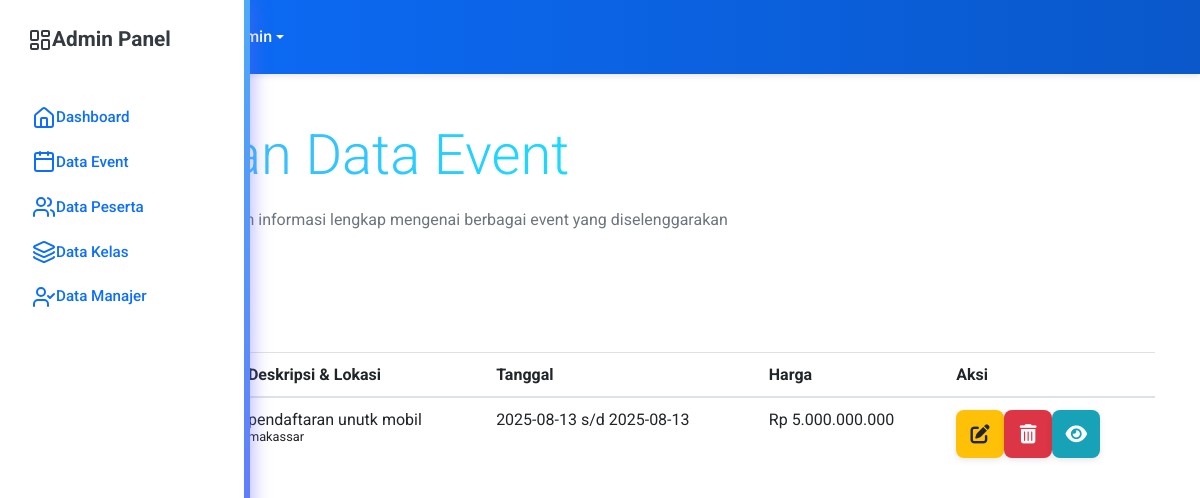
The page /admin/data_event.php on the database its author committed.
### tables this page shows
CREATE TABLE `event` (
  `id_event` int(11) NOT NULL,
  `judul_event` varchar(255) NOT NULL,
  `deskripsi_event` text NOT NULL,
  `tanggal_mulai` date NOT NULL,
  `tanggal_selesai` date NOT NULL,
  `lokasi_event` varchar(255) NOT NULL,
  `poster_path` varchar(255) NOT NULL,
  `created_at` timestamp NOT NULL DEFAULT current_timestamp(),
  `harga_event` bigint(20) NOT NULL
);

### admin/data_event.php (the view, shortened to what this page needs)
<?php
include 'templates/header.php';
include 'templates/sidebar.php';
$events = mysqli_fetch_all(
    mysqli_query($db, "SELECT * FROM event ORDER BY created_at DESC"),
    MYSQLI_ASSOC
);
?>
<div class="content">
    <div class="container">
        <section class="py-5 px-4" style="max-width: 800px;">
            <h1 class="display-4 fw-bold text-gradient"
                style="background: linear-gradient(90deg, #4facfe, #00f2fe); -webkit-background-clip: text; color: transparent;">
            </h1>
            <p class="mt-3 fs-5 text-muted" style="line-height: 1.8;">
                Halaman ini menampilkan informasi lengkap mengenai berbagai event yang diselenggarakan
            </p>
        </section>
        <div class="mb-3">
            <a href="tambah_event.php">
            <button type="button" class="btn btn-primary shadow-sm">
            </button>
            </a>
        </div>
        <div class="table-responsive">
            <table class="table custom-table">
                <thead>
                    <tr>
                        <th>No</th>
                        <th>Judul Event</th>
                        <th>Deskripsi & Lokasi</th>
                        <th>Tanggal</th>
                        <th>Harga</th>
                        <th>Aksi</th>
                    </tr>
                </thead>
                <tbody>
                    <?php if (!empty($events)): ?>
                        <?php $no = 1;
                        foreach ($events as $event): ?>
                            <tr>
                                <td><?= $no++ ?></td>
                                <td><?= htmlspecialchars($event['judul_event']) ?></td>
                                <td>
                                    <?= htmlspecialchars($event['deskripsi_event']) ?><br>
                                    <small><?= htmlspecialchars($event['lokasi_event']) ?></small>
                                </td>
                                <td><?= htmlspecialchars($event['tanggal_mulai']) ?> s/d <?= htmlspecialchars($event['tanggal_selesai']) ?></td>
                                <td>Rp <?= number_format($event['harga_event'], 0, ',', '.') ?></td>
                                <td>
                                    <div class="d-flex align-items-center gap-2">
                                        <a href="edit_event.php?id=<?= $event['id_event'] ?>" class="btn btn-warning btn-lg" title="Edit Event">
                                            <i class="fas fa-edit"></i>
                                        </a>
                                        <button class="btn btn-danger btn-lg" title="Hapus Event" onclick="confirmDelete(<?= $event['id_event'] ?>)">
                                            <i class="fas fa-trash-alt"></i>
                                        </button>
                                        <button class="btn btn-info btn-lg" title="Lihat Detail Invoice" data-bs-toggle="modal" data-bs-target="#invoiceModal<?= $event['id_event'] ?>">
                                            <i class="fas fa-eye"></i>
                                        </button>
                                    </div>
                                </td>
                            </tr>
                        <?php endforeach; ?>
                    <?php else: ?>
                        <tr>
                            <td colspan="6" class="text-center">Tidak ada data event</td>
                        </tr>
                    <?php endif; ?>
                </tbody>
            </table>
        </div>
    </div>
</div>

### admin/data_event.php (style rules this page uses)
.btn-warning, .btn-danger, .btn-info { font-weight: 600; border: none; width: 48px; height: 48px; padding: 0; display: flex; align-items: center; justify-content: center; transition: transform 0.2s, box-shadow 0.2s; border-radius: 0.5rem; box-shadow: 0 2px 6px rgba(0, 0, 0, 0.1); }
.btn i { font-size: 1.2rem; }

### rows shown on the page
event: deskripsi_event "pendaftaran unutk mobil", lokasi_event "makassar", tanggal_mulai "2025-08-13", tanggal_selesai "2025-08-13", harga_event "5.000.000.000"
